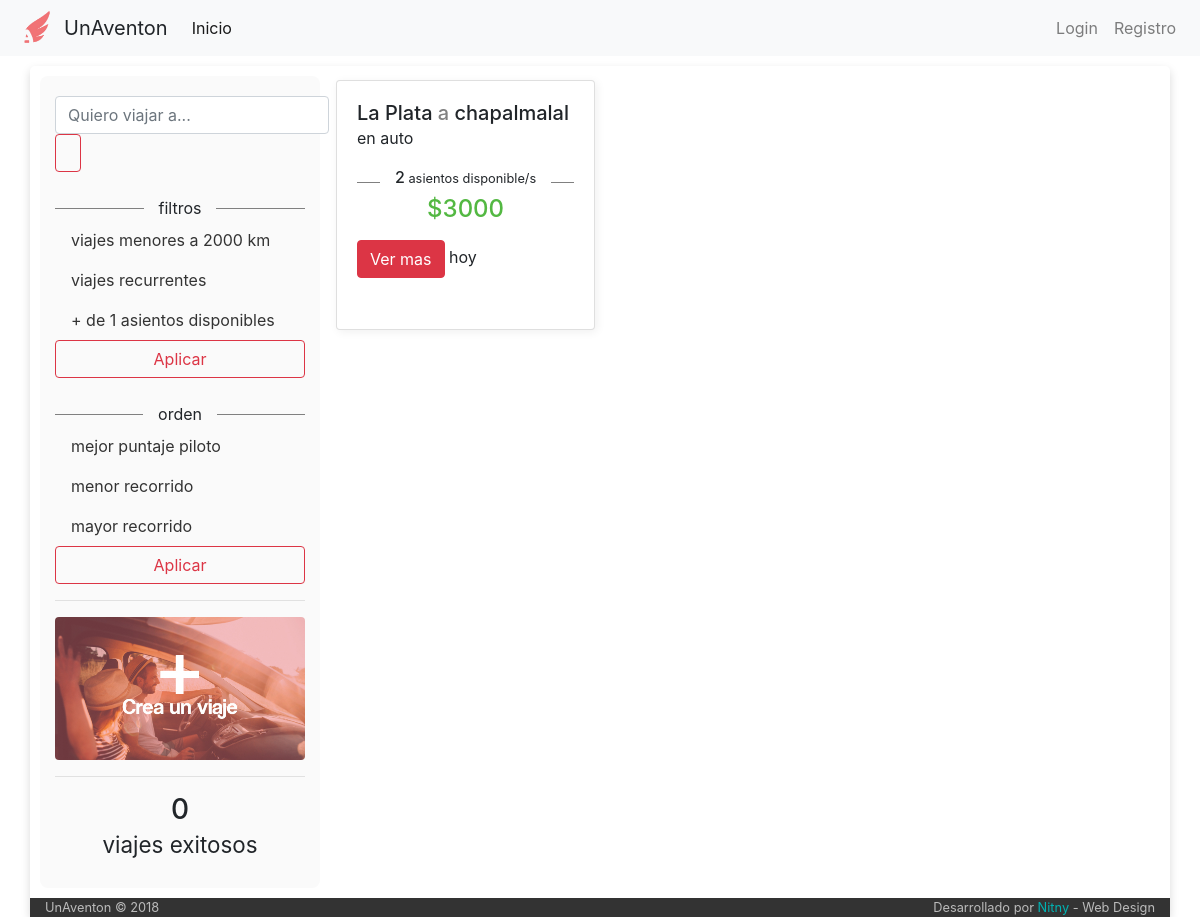
Before: / with the older database file.
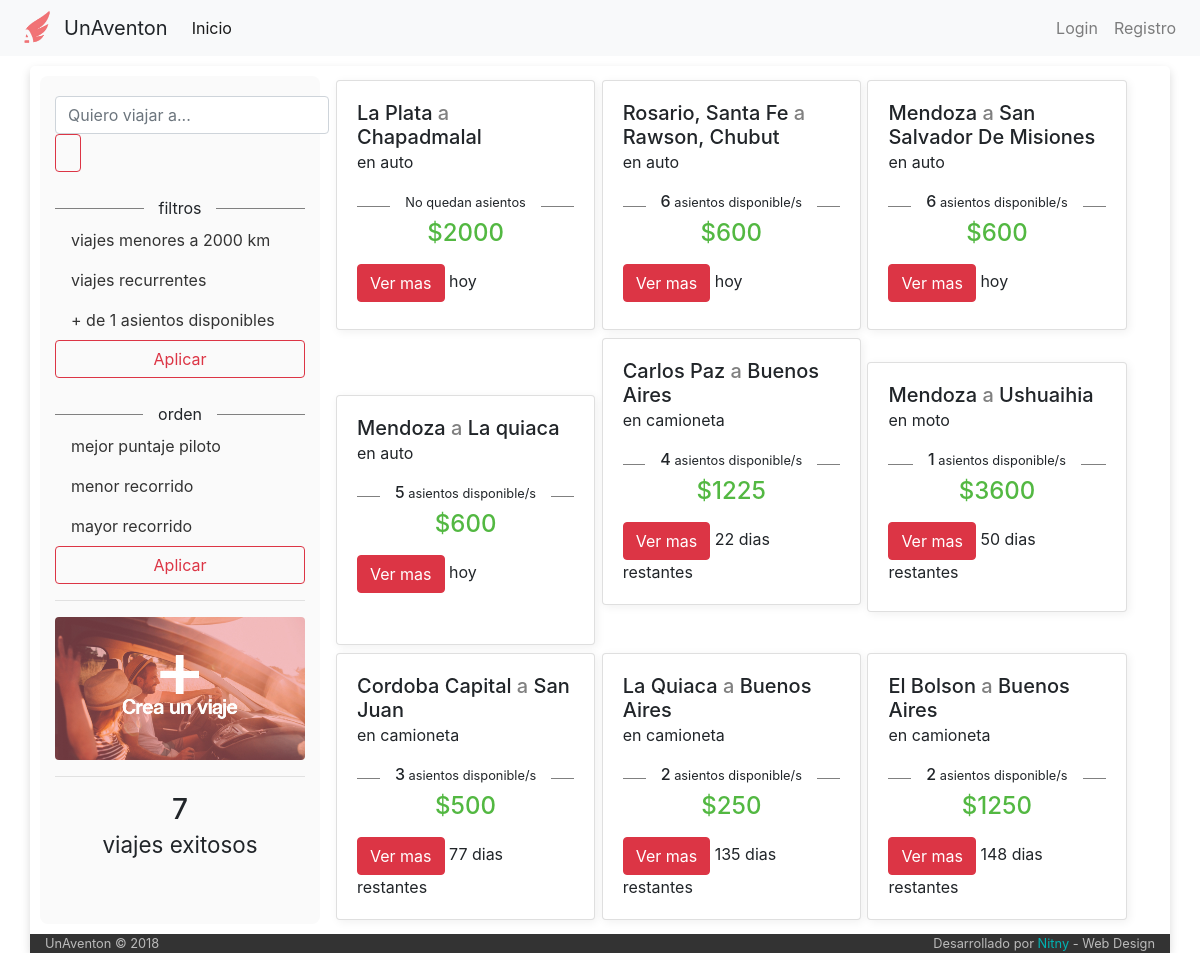
After: the same page with the newer database file.
### tables this page shows
CREATE TABLE IF NOT EXISTS `viaje` (
  `idViaje` int(6) NOT NULL AUTO_INCREMENT,
  `idPiloto` int(6) NOT NULL,
  `idVehiculo` int(6) NOT NULL,
  `fecha_publicacion` datetime NOT NULL,
  `fecha_partida` datetime NOT NULL,
  `tipo` varchar(30) NOT NULL,
  `origen` varchar(60) NOT NULL,
  `destino` varchar(60) NOT NULL,
  `asientos_disponibles` int(2) NOT NULL,
  `costo` int(7) NOT NULL,
  `estado` int(1) NOT NULL DEFAULT '1',
  PRIMARY KEY (`idViaje`)
);

CREATE TABLE IF NOT EXISTS `tipo_vehiculo` (
  `idTipo` int(1) NOT NULL AUTO_INCREMENT,
  `icono` varchar(140) DEFAULT NULL,
  `tipo` varchar(11) NOT NULL,
  PRIMARY KEY (`idTipo`)
);

### index.php (called while the page is built, shortened)
<?php
	include ('core/helpers.php');
	include ('php/inicio_body.php');
	$router = new Router;
	$vars = $router->get_variables();
	render($vars);
	include ('php/cierre_body.php');

### core/helpers.php (called while the page is built, shortened)
<?php
function dias_transcurridos($fecha_alta, $string)
{
 $fecha_alta = date_create($fecha_alta);
 $fecha_actual   = date_create(date("d.m.Y"));
 $diferencia     = date_diff($fecha_alta, $fecha_actual);
 $dif     = $diferencia->format('%a');
 if ($dif == 0){
   return 'hoy';
 }
else if ($string == "partida"){
  if ($dif == 1){
    return 'mañana';
  }
  else{
    return $dif." dias restantes";
  }
}
}

### controller/home.php (the view, shortened to what this page needs)
<?php
	function render($vars = [])
	{
		?>
		<div class="row" style="padding:10px 10px;">
			<div class="col-md-3" style="background-color: #fafafa; padding: 20px 15px; border-radius: 8px">
				<form class="form-inline my-2 my-lg-0">
				      <input class="form-control mr-sm-1" type="search" aria-label="Search" placeholder="Quiero viajar a...">
				      <button class="btn btn-outline-danger my-2 my-sm-0" type="submit"> <img src="https://png.icons8.com/ios-glyphs/2x/search.png" alt="" style="width:20px; margin-top:-3px"> </button>
				</form>
				<br>
				<div class="strike">
   				<span>filtros</span>
				</div>
				<nav class="nav flex-column">
				  <a class="nav-link active" style="color: #333!important" href="#">viajes menores a 2000 km</a>
				  <a class="nav-link" href="#" style="color: #333!important">viajes recurrentes</a>
				  <a class="nav-link" href="#" style="color: #333!important">+ de 1 asientos disponibles</a>
				</nav>
				<center><button type="button" class="btn btn-outline-danger" style="width:100%">Aplicar</button></center>
				<br>
				<div class="strike">
   				<span>orden</span>
				</div>
				<nav class="nav flex-column">
				  <a class="nav-link active" style="color: #333!important" href="#">mejor puntaje piloto</a>
				  <a class="nav-link" href="#" style="color: #333!important">menor recorrido</a>
				  <a class="nav-link" href="#" style="color: #333!important">mayor recorrido</a>
				</nav>
				<center><button type="button" class="btn btn-outline-danger" style="width:100%">Aplicar</button></center>
				<hr>
				<a href="#"><img src="img/boton.jpg" alt="" class="img-fluid boton_crear"></a>
				<hr>
				<h3 style="text-align: center">
				<?php
					include('php/conexion.php');
					$contador=mysqli_query($conexion,"SELECT *
																						from viaje
																						where estado=3")
																						or die ("problmas con el contador");
					echo mysqli_num_rows($contador);
					?>
					<br>
					<small>viajes exitosos</small>
					</h3>
 			</div>
			<div class="col-md-9">
			<?php
			$viajes=mysqli_query($conexion,"SELECT *, tipo_vehiculo.tipo as tipoVehiculo
											from viaje
											inner join usuario on viaje.idPiloto = usuario.idUser
											inner join vehiculo on viaje.idVehiculo = vehiculo.idVehiculo
											inner join tipo_vehiculo on vehiculo.tipo = tipo_vehiculo.idTipo
											where fecha_partida > now() and estado = 1
											order by fecha_partida") or
											die("Problemas en el select:".mysqli_error($conexion));
						while ($viaje=mysqli_fetch_array($viajes)){
							$contador_participaciones=mysqli_query($conexion,"SELECT *
																															from participacion
																															where estado=1 and idViaje=$viaje[idViaje]")
																															or die ("problemas en el contador de asientos disponibles");
						  $contador_participaciones = $viaje['asientos_disponibles'] - mysqli_num_rows($contador_participaciones);
							?>
							<div class="card" style="width: 32%; display: inline-block; margin: 4px 1px; box-shadow: 2px 2px 10px #f0f0f0; min-height: 250px">
							  <div class="card-body">
							    <h5 class="card-title"><?php echo $viaje['origen']; ?> <span style="color:grey">a</span> <?php echo $viaje['destino']; ?> <br> <small>en <?php echo $viaje['tipoVehiculo']; ?></small> </h5>
							    <p class="card-text">
										<div class="strike">
											<span><h6><?php if ($contador_participaciones > 0) {
																						echo $contador_participaciones."<small> asientos disponible/s </small>";
																					}
																			else{
																						echo "<small>No quedan asientos</small>";
																			}
											?> </h6></span>
										</div>
										<h4 style="text-align: center; color: #53b842">$<?php
										 																														if ($viaje['asientos_disponibles'] > 0) {echo round($viaje['costo']/$viaje['asientos_disponibles']);}
										 																														else {echo $viaje['costo'];}?></h4>
									</p>
							    <a href="/viaje/<?php echo $viaje['idViaje'];?>/<?php echo $viaje['origen']."-".$viaje['destino'];?>" class="btn btn-danger">Ver mas</a>  <span><?php echo dias_transcurridos($viaje['fecha_partida'],'partida') ?></span>
							  </div>
							</div>
				 <?php } ?>
			 </div>
		</div>
<?php
	}

Changed rows visible on the page:
changed viaje "La Plata": destino "chapalmalal" → "Chapadmalal"; $viaje['costo']/$viaje['asientos_disponibles'] "3000" → "2000"; asientos_disponibles "2" → (not shown); asientos_disponibles "asientos disponible/s" → "No quedan asientos"
added viaje: origen "Rosario, Santa Fe", destino "Rawson, Chubut", tipo_vehiculo.tipo "auto", asientos_disponibles "6", $viaje['costo']/$viaje['asientos_disponibles'] "600", fecha_partida "hoy"
now on this page (row edited): viaje: origen "Mendoza", destino "San Salvador De Misiones", tipo_vehiculo.tipo "auto", asientos_disponibles "6", $viaje['costo']/$viaje['asientos_disponibles'] "600", fecha_partida "hoy"
now on this page (row edited): viaje: origen "Mendoza", destino "La quiaca", tipo_vehiculo.tipo "auto", asientos_disponibles "5", $viaje['costo']/$viaje['asientos_disponibles'] "600", fecha_partida "hoy"
added viaje: origen "Carlos Paz", destino "Buenos Aires", tipo_vehiculo.tipo "camioneta", asientos_disponibles "4", $viaje['costo']/$viaje['asientos_disponibles'] "1225", fecha_partida "22 dias restantes"
now on this page (row edited): viaje: origen "Mendoza", destino "Ushuaihia", tipo_vehiculo.tipo "moto", asientos_disponibles "1", $viaje['costo']/$viaje['asientos_disponibles'] "3600", fecha_partida "50 dias restantes"
added viaje: origen "Cordoba Capital", destino "San Juan", tipo_vehiculo.tipo "camioneta", asientos_disponibles "3", $viaje['costo']/$viaje['asientos_disponibles'] "500", fecha_partida "77 dias restantes"
now on this page (row edited): viaje: origen "La Quiaca", destino "Buenos Aires", tipo_vehiculo.tipo "camioneta", asientos_disponibles "2", $viaje['costo']/$viaje['asientos_disponibles'] "250", fecha_partida "135 dias restantes"
added viaje: origen "El Bolson", destino "Buenos Aires", tipo_vehiculo.tipo "camioneta", asientos_disponibles "2", $viaje['costo']/$viaje['asientos_disponibles'] "1250", fecha_partida "148 dias restantes"
Other visible differences:
mysqli_num_rows($contador): "0" → "7"
